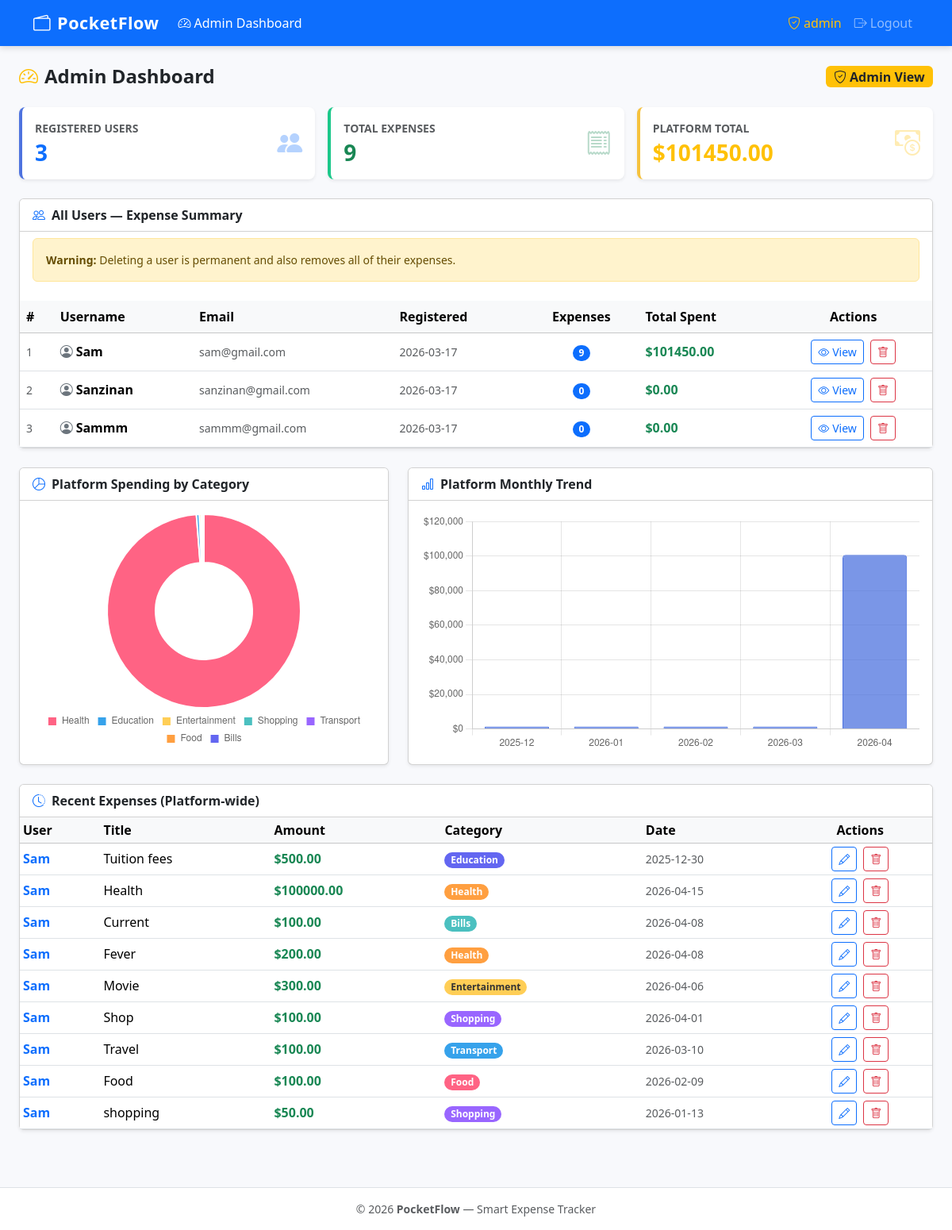
The page /admin (signed in) on the database its author committed.
### tables this page shows
CREATE TABLE users (
            id            INTEGER PRIMARY KEY AUTOINCREMENT,
            username      TEXT    NOT NULL UNIQUE,
            email         TEXT    NOT NULL UNIQUE,
            password_hash TEXT    NOT NULL,
            is_admin      INTEGER NOT NULL DEFAULT 0,
            created_at    TEXT    NOT NULL DEFAULT (datetime('now'))
        , avatar TEXT NOT NULL DEFAULT '', remember_token TEXT NOT NULL DEFAULT '', remember_token_expiry INTEGER NOT NULL DEFAULT 0);

CREATE TABLE expenses (
            id         INTEGER PRIMARY KEY AUTOINCREMENT,
            user_id    INTEGER NOT NULL,
            title      TEXT    NOT NULL,
            amount     REAL    NOT NULL,
            date       TEXT    NOT NULL,
            category   TEXT    NOT NULL,
            notes      TEXT    NOT NULL DEFAULT '',
            tags       TEXT    NOT NULL DEFAULT '',
            created_at TEXT    NOT NULL DEFAULT (datetime('now')),
            updated_at TEXT    NOT NULL DEFAULT (datetime('now')),
            FOREIGN KEY (user_id) REFERENCES users(id) ON DELETE CASCADE
        );

### app.py (the view)
@app.route('/admin')
@admin_required
def admin_dashboard():
    conn = get_db()
    users = conn.execute(
        'SELECT u.id, u.username, u.email, u.created_at, '
        'COUNT(e.id) AS expense_count, COALESCE(SUM(e.amount), 0) AS total_expenses '
        'FROM users u LEFT JOIN expenses e ON u.id = e.user_id '
        'WHERE u.is_admin = 0 GROUP BY u.id ORDER BY total_expenses DESC'
    ).fetchall()
    stats = conn.execute(
        'SELECT COUNT(DISTINCT user_id) AS total_users, COUNT(*) AS total_expenses, '
        'COALESCE(SUM(amount), 0) AS total_amount FROM expenses'
    ).fetchone()
    cat_rows = conn.execute(
        'SELECT category, SUM(amount) AS total FROM expenses GROUP BY category ORDER BY total DESC'
    ).fetchall()
    monthly_rows = conn.execute(
        "SELECT strftime('%Y-%m', date) AS month, SUM(amount) AS total "
        "FROM expenses GROUP BY month ORDER BY month ASC LIMIT 12"
    ).fetchall()
    recent = conn.execute(
        'SELECT e.*, u.username FROM expenses e JOIN users u ON e.user_id = u.id '
        'ORDER BY e.created_at DESC LIMIT 10'
    ).fetchall()
    conn.close()
    return render_template('admin/dashboard.html',
        users=users,
        stats=stats,
        cat_labels=[r['category'] for r in cat_rows],
        cat_values=[r['total'] for r in cat_rows],
        monthly_labels=[r['month'] for r in monthly_rows],
        monthly_values=[r['total'] for r in monthly_rows],
        recent=recent,
    )

### app.py (called while the page is built, shortened)
def get_db():
    conn = sqlite3.connect(DATABASE)
    conn.row_factory = sqlite3.Row
    conn.execute('PRAGMA foreign_keys = ON')
    return conn

def admin_required(f):
    @wraps(f)
    def decorated(*args, **kwargs):
        if 'user_id' not in session:
            flash('Please log in to continue.', 'warning')
            return redirect(url_for('login'))
        if not session.get('is_admin'):
            flash('Admin access required.', 'danger')
            return redirect(url_for('dashboard'))
        return f(*args, **kwargs)
    return decorated

@app.before_request
def load_user_from_remember_token():
    if 'user_id' in session:
        return

### templates/admin/dashboard.html (shortened to what this page needs)
{% extends 'base.html' %}
{% block content %}
<div class="container-fluid px-4">
  <div class="page-header mt-2">
    <h2><i class="bi bi-speedometer2 me-2 text-warning"></i>Admin Dashboard</h2>
    <span class="badge bg-warning text-dark fs-6">
      <i class="bi bi-shield-check me-1"></i>Admin View
    </span>
  </div>
  <div class="row g-3 mb-4">
    <div class="col-sm-6 col-xl-4">
      <div class="card stat-card primary shadow-sm h-100">
        <div class="card-body d-flex justify-content-between align-items-center">
          <div>
            <p class="text-muted text-uppercase small fw-semibold mb-1">Registered Users</p>
            <h3 class="fw-bold mb-0 text-primary">{{ users|length }}</h3>
          </div>
          <i class="bi bi-people-fill stat-icon text-primary"></i>
        </div>
      </div>
    </div>
    <div class="col-sm-6 col-xl-4">
      <div class="card stat-card success shadow-sm h-100">
        <div class="card-body d-flex justify-content-between align-items-center">
          <div>
            <p class="text-muted text-uppercase small fw-semibold mb-1">Total Expenses</p>
            <h3 class="fw-bold mb-0 text-success">{{ stats.total_expenses }}</h3>
          </div>
          <i class="bi bi-receipt stat-icon text-success"></i>
        </div>
      </div>
    </div>
    <div class="col-sm-6 col-xl-4">
      <div class="card stat-card warning shadow-sm h-100">
        <div class="card-body d-flex justify-content-between align-items-center">
          <div>
            <p class="text-muted text-uppercase small fw-semibold mb-1">Platform Total</p>
            <h3 class="fw-bold mb-0 text-warning">${{ "%.2f"|format(stats.total_amount) }}</h3>
          </div>
          <i class="bi bi-cash-coin stat-icon text-warning"></i>
        </div>
      </div>
    </div>
  </div>
  <div class="card shadow-sm mb-4">
    <div class="card-header bg-white fw-semibold">
      <i class="bi bi-people me-2 text-primary"></i>All Users — Expense Summary
    </div>
    <div class="card-body py-2 px-3">
      <div class="alert alert-warning mb-3 small">
        <strong>Warning:</strong> Deleting a user is permanent and also removes all of their expenses.
      </div>
    </div>
    {% if users %}
      <div class="table-responsive">
        <table class="table table-hover align-middle mb-0">
          <thead class="table-light">
            <tr>
              <th>#</th>
              <th>Username</th>
              <th>Email</th>
              <th>Registered</th>
              <th class="text-center">Expenses</th>
              <th>Total Spent</th>
              <th class="text-center">Actions</th>
            </tr>
          </thead>
          <tbody>
            {% for u in users %}
            <tr>
              <td class="text-muted small">{{ loop.index }}</td>
              <td class="fw-semibold">
                <i class="bi bi-person-circle me-1 text-secondary"></i>{{ u.username }}
              </td>
              <td class="text-muted small">{{ u.email }}</td>
              <td class="text-muted small">{{ u.created_at[:10] }}</td>
              <td class="text-center">
                <span class="badge bg-primary rounded-pill">{{ u.expense_count }}</span>
              </td>
              <td class="fw-bold text-success">${{ "%.2f"|format(u.total_expenses) }}</td>
              <td class="text-center">
                <a href="{{ url_for('admin_user_expenses', user_id=u.id) }}"
                   class="btn btn-sm btn-outline-primary me-1">
                  <i class="bi bi-eye me-1"></i>View
                </a>
                <form method="POST" action="{{ url_for('admin_delete_user', user_id=u.id) }}"
                      class="d-inline" onsubmit="return confirm('Delete this user and all of their expenses?');">
                  <button type="submit" class="btn btn-sm btn-outline-danger">
                    <i class="bi bi-trash"></i>
                  </button>
                </form>
              </td>
            </tr>
            {% endfor %}
          </tbody>
        </table>
      </div>
    {% else %}
      <div class="card-body text-center text-muted py-5">
        <i class="bi bi-people display-4 d-block mb-3 opacity-50"></i>
        No regular users registered yet.
      </div>
    {% endif %}
  </div>
  <div class="row g-4 mb-4">
    <div class="col-lg-5">
      <div class="card shadow-sm h-100">
        <div class="card-header bg-white fw-semibold">
          <i class="bi bi-pie-chart me-2 text-primary"></i>Platform Spending by Category
        </div>
        <div class="card-body d-flex align-items-center justify-content-center">
          {% if stats.total_expenses > 0 %}
            <div class="chart-box w-100"><canvas id="pieChart"></canvas></div>
          {% else %}
            <p class="text-muted text-center py-4">No expense data yet.</p>
          {% endif %}
        </div>
      </div>
    </div>
    <div class="col-lg-7">
      <div class="card shadow-sm h-100">
        <div class="card-header bg-white fw-semibold">
          <i class="bi bi-bar-chart me-2 text-primary"></i>Platform Monthly Trend
        </div>
        <div class="card-body d-flex align-items-center justify-content-center">
          {% if stats.total_expenses > 0 %}
            <div class="chart-box w-100"><canvas id="barChart"></canvas></div>
          {% else %}
            <p class="text-muted text-center py-4">No expense data yet.</p>
          {% endif %}
        </div>
      </div>
    </div>
  </div>
  <div class="card shadow-sm mb-4">
    <div class="card-header bg-white fw-semibold">
      <i class="bi bi-clock-history me-2 text-primary"></i>Recent Expenses (Platform-wide)
    </div>
    {% if recent %}
      <div class="table-responsive">
        <table class="table table-sm table-hover align-middle mb-0">
          <thead class="table-light">
            <tr>
              <th>User</th>
              <th>Title</th>
              <th>Amount</th>
              <th>Category</th>
              <th>Date</th>
              <th class="text-center">Actions</th>
            </tr>
          </thead>
          <tbody>
            {% for exp in recent %}
            <tr>
              <td>
                <a href="{{ url_for('admin_user_expenses', user_id=exp.user_id) }}"
                   class="text-decoration-none fw-semibold">
                  {{ exp.username }}
                </a>
              </td>
              <td>{{ exp.title }}</td>
              <td class="fw-bold text-success">${{ "%.2f"|format(exp.amount) }}</td>
              <td>
                <span class="badge cat-{{ exp.category }} rounded-pill">{{ exp.category }}</span>
              </td>
              <td class="text-muted small">{{ exp.date }}</td>
              <td class="text-center">
                <a href="{{ url_for('admin_edit_expense', expense_id=exp.id) }}"
                   class="btn btn-sm btn-outline-primary me-1"><i class="bi bi-pencil"></i></a>
                <form method="POST" action="{{ url_for('admin_delete_expense', expense_id=exp.id) }}"
                      class="delete-form d-inline">
                  <button type="submit" class="btn btn-sm btn-outline-danger">
                    <i class="bi bi-trash"></i>
                  </button>
                </form>
              </td>
            </tr>
            {% endfor %}
          </tbody>
        </table>
      </div>
    {% else %}
      <div class="card-body text-center text-muted py-4">No recent activity.</div>
    {% endif %}
  </div>
</div>
{% endblock %}
{% block scripts %}
<script>
    const chartData = JSON.parse(document.getElementById('chart-json').textContent);
    initPieChart('pieChart', chartData.cat_labels, chartData.cat_values);
    initBarChart('barChart', chartData.monthly_labels, chartData.monthly_values);
</script>
{% endblock %}

### static/css/style.css (style rules this page uses)
:root { --pf-primary: #4e73df; --pf-success: #1cc88a; --pf-warning: #f6c23e; --pf-danger: #e74a3b; --pf-info: #36b9cc; --pf-secondary: #858796; --pf-bg: #f8f9fc; }
body { background-color: var(--pf-bg); font-family: 'Segoe UI', system-ui, -apple-system, sans-serif; min-height: 100vh; display: flex; flex-direction: column; }
.stat-card { border: none; border-left: 4px solid; border-radius: .5rem; transition: transform .15s, box-shadow .15s; }
.stat-card.primary { border-left-color: var(--pf-primary); }
.stat-card.success { border-left-color: var(--pf-success); }
.stat-card.warning { border-left-color: var(--pf-warning); }
.stat-icon { font-size: 2rem; opacity: .3; }
.cat-Food { background-color: #FF6384 !important; }
.cat-Transport { background-color: #36A2EB !important; }
.cat-Entertainment { background-color: #FFCE56 !important; color: #333 !important; }
.cat-Bills { background-color: #4BC0C0 !important; }
.cat-Shopping { background-color: #9966FF !important; }
.cat-Health { background-color: #FF9F40 !important; }
.cat-Education { background-color: #6366f1 !important; }
.chart-box { position: relative; height: 300px; }
.page-header { display: flex; align-items: center; justify-content: space-between; margin-bottom: 1.5rem; flex-wrap: wrap; gap: .5rem; }
.page-header h2 { margin: 0; font-weight: 700; font-size: 1.5rem; }

### rows shown on the page
users: username "Sam", email "sam@gmail.com", created_at "2026-03-17", expense_count "9", total_expenses "101450.00"
users: username "Sanzinan", email "sanzinan@gmail.com", created_at "2026-03-17", expense_count "0", total_expenses "0.00"
users: username "Sammm", email "sammm@gmail.com", created_at "2026-03-17", expense_count "0", total_expenses "0.00"
expenses: username "Sam", title "Tuition fees", amount "500.00", category "Education", date "2025-12-30"
expenses: username "Sam", title "Health", amount "100000.00", category "Health", date "2026-04-15"
expenses: username "Sam", title "Current", amount "100.00", category "Bills", date "2026-04-08"
expenses: username "Sam", title "Fever", amount "200.00", category "Health", date "2026-04-08"
expenses: username "Sam", title "Movie", amount "300.00", category "Entertainment", date "2026-04-06"
expenses: username "Sam", title "Shop", amount "100.00", category "Shopping", date "2026-04-01"
expenses: username "Sam", title "Travel", amount "100.00", category "Transport", date "2026-03-10"
expenses: username "Sam", title "Food", amount "100.00", category "Food", date "2026-02-09"
expenses: username "Sam", title "shopping", amount "50.00", category "Shopping", date "2026-01-13"

### other values the page prints
{{ session.username }} "admin"
{{ users|length }} "3"
{{ stats.total_expenses }} "9"
{{ "%.2f"|format(stats.total_amount) }} "101450.00"
